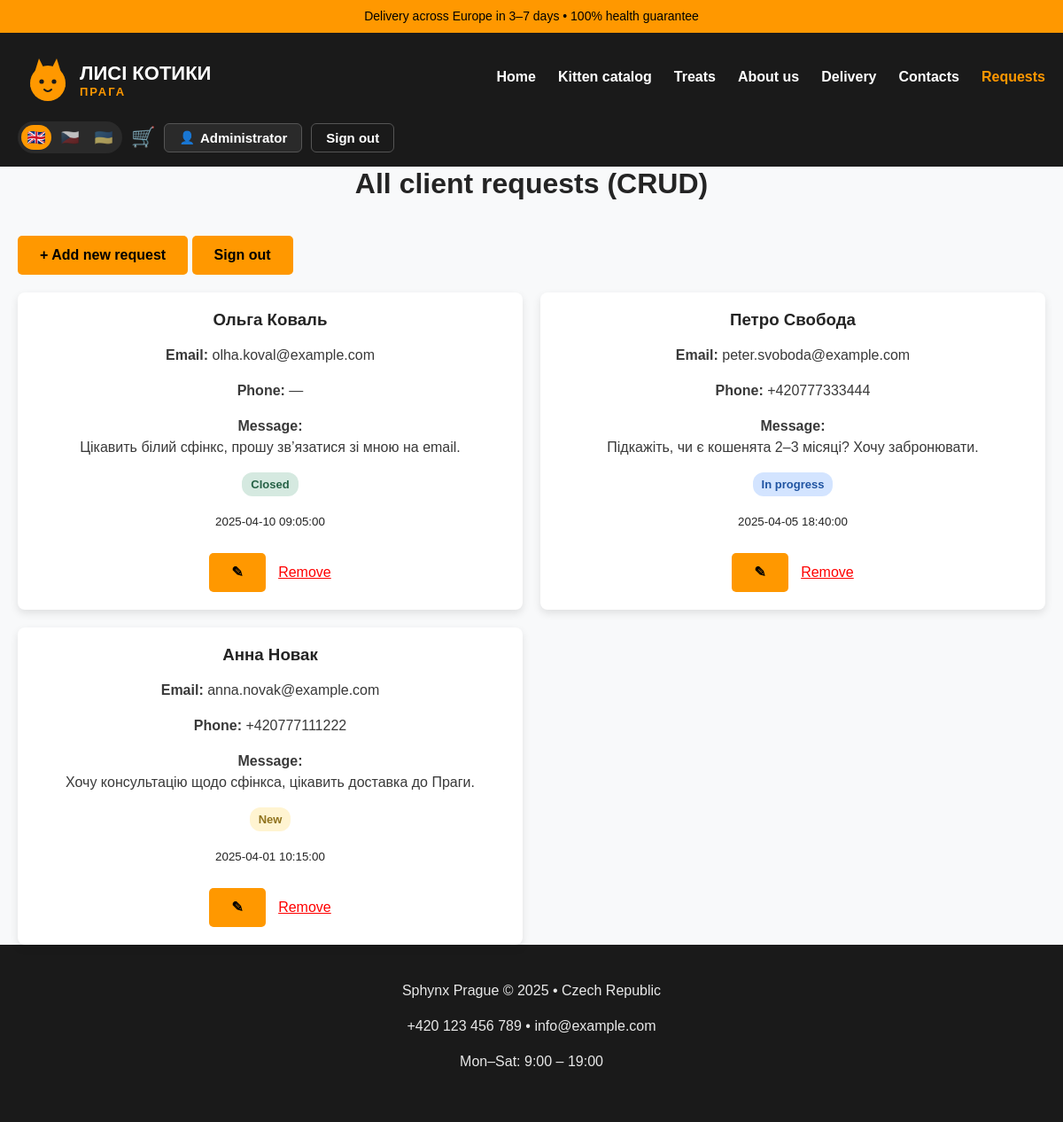
Screenshot of /requests.php (signed in) with the database file from the repository.
### tables this page shows
CREATE TABLE IF NOT EXISTS users (
    id INT UNSIGNED AUTO_INCREMENT PRIMARY KEY,
    email VARCHAR(190) NOT NULL UNIQUE,
    password_hash VARCHAR(255) NULL,
    name VARCHAR(100) NOT NULL,
    oauth_provider VARCHAR(20) NULL,
    oauth_id VARCHAR(100) NULL,
    role VARCHAR(20) NOT NULL DEFAULT 'user',
    created_at DATETIME NOT NULL DEFAULT CURRENT_TIMESTAMP
);

CREATE TABLE IF NOT EXISTS requests (
    id INT UNSIGNED AUTO_INCREMENT PRIMARY KEY,
    name VARCHAR(100) NOT NULL,
    email VARCHAR(150) NOT NULL,
    phone VARCHAR(20) NULL,
    age VARCHAR(20) NULL,
    color VARCHAR(50) NULL,
    message TEXT NOT NULL,
    consent TINYINT(1) NOT NULL DEFAULT 0,
    status VARCHAR(20) NOT NULL DEFAULT 'new',
    created_at DATETIME NOT NULL DEFAULT CURRENT_TIMESTAMP
);

### config/i18n.php (called while the page is built, shortened)
<?php
function current_locale(): string
{
    return $GLOBALS['__i18n_locale'] ?? DEFAULT_LOCALE;
}
function t(string $key, array $params = []): string
{
    $dict = $GLOBALS['__i18n_dict'] ?? [];
    $fallback = $GLOBALS['__i18n_fallback'] ?? [];
    $value = $dict[$key] ?? $fallback[$key] ?? $key;
    return $value;
}
function te(string $key, array $params = []): string
{
    return htmlspecialchars(t($key, $params), ENT_QUOTES, 'UTF-8');
}
function lang_switch_url(string $locale): string
{
    $params = $_GET;
    $params['lang'] = $locale;
    $path = strtok($_SERVER['REQUEST_URI'] ?? '/', '?');
    return $path . '?' . http_build_query($params);
}
function locale_label(string $locale): string
{
    return match ($locale) {
        'en' => 'EN',
        'cs' => 'CS',
        'uk' => 'UK',
        default => strtoupper($locale),
    };
}
function locale_flag(string $locale): string
{
    return match ($locale) {
        'en' => '🇬🇧',
        'cs' => '🇨🇿',
        'uk' => '🇺🇦',
        default => '🏳️',
    };
}

### config/auth.php (called while the page is built, shortened)
<?php
function current_user(): ?UserRecord
{
    if ($GLOBALS['__current_user'] !== false) {
        return $GLOBALS['__current_user'];
    }
    $user = null;
    $userId = $_SESSION['user_id'] ?? null;
    if ($userId !== null && isset($GLOBALS['pdo'])) {
        $repo = new UserRepository($GLOBALS['pdo']);
        $user = $repo->find((int) $userId);
    }
    return $user;
}
function is_admin(): bool
{
    $user = current_user();
    return $user !== null && $user->role === 'admin';
}
function require_admin(): void
{
    if (!is_admin()) {
        header('Location: login.php?next=' . urlencode($_SERVER['REQUEST_URI'] ?? 'admin_requests.php'));
        exit;
    }
}

### src/UserRepository.php (called while the page is built, shortened)
<?php
final class UserRepository
{
    public function find(int $id): ?UserRecord
    {
        $stmt = $this->pdo->prepare('SELECT * FROM users WHERE id = ?');
        $stmt->execute([$id]);
        $row = $stmt->fetch(PDO::FETCH_ASSOC);
        return $row !== false ? UserRecord::fromRow($row) : null;
    }
}

### src/RequestRepository.php (called while the page is built, shortened)
<?php
final class RequestRepository
{
    public function all(?string $status = null, int $limit = 20, int $offset = 0): array
    {
        $sql = 'SELECT * FROM requests';
        $params = [];
        $sql .= ' ORDER BY id DESC LIMIT ? OFFSET ?';
        $stmt = $this->pdo->prepare($sql);
        $position = 1;
        $stmt->bindValue($position++, $limit, PDO::PARAM_INT);
        $stmt->bindValue($position++, $offset, PDO::PARAM_INT);
        $stmt->execute();
        return array_map(
            static fn (array $row): RequestRecord => RequestRecord::fromRow($row),
            $stmt->fetchAll(PDO::FETCH_ASSOC)
        );
    }
}

### src/RequestRecord.php (called while the page is built, shortened)
<?php
final class RequestRecord
{
    public static function fromRow(array $row): self
    {
        return new self(
            id: (int) $row['id'],
            name: (string) $row['name'],
            email: (string) $row['email'],
            phone: $row['phone'] !== null ? (string) $row['phone'] : null,
            age: $row['age'] !== null ? (string) $row['age'] : null,
            color: $row['color'] !== null ? (string) $row['color'] : null,
            message: (string) $row['message'],
            consent: (bool) $row['consent'],
            status: (string) ($row['status'] ?? RequestStatus::NEW),
            createdAt: (string) $row['created_at'],
        );
    }
}

### config/labels.php (called while the page is built, shortened)
<?php
function request_status_label(string $status): string
{
    return t('status.' . $status);
}

### requests.php (the view, shortened to what this page needs)
<?php
require_once __DIR__ . '/config/bootstrap.php';
require_admin();
$repo = new RequestRepository($pdo);
$requests = $repo->all();
include __DIR__ . '/includes/header.php';
?>
<h2 class="section-title"><?= te('requests.crud.title') ?></h2>
<a href="create_request.php" class="button"><?= te('requests.add') ?></a>
<a href="logout.php" class="button"><?= te('nav.logout') ?></a>
<?php if (count($requests) > 0): ?>
    <div class="requests-grid">
        <?php foreach ($requests as $r): ?>
            <div class="card">
                <h3><?= htmlspecialchars($r->name) ?></h3>
                <p><strong><?= te('contacts.form.email') ?>:</strong> <?= htmlspecialchars($r->email) ?></p>
                <p><strong><?= te('contacts.form.phone') ?>:</strong> <?= htmlspecialchars($r->phone ?? '—') ?></p>
                <p><strong><?= te('contacts.form.message') ?>:</strong><br><?= nl2br(htmlspecialchars($r->message)) ?></p>
                <p><span class="status-badge status-<?= htmlspecialchars($r->status) ?>"><?= htmlspecialchars(request_status_label($r->status)) ?></span></p>
                <small><?= htmlspecialchars($r->createdAt) ?></small><br><br>
                <a href="edit_request.php?id=<?= $r->id ?>" class="button">✎</a>
                <form method="POST" action="delete_request.php" style="display:inline"
                      onsubmit="return confirm('?')">
                    <button type="submit" class="delete-link"><?= te('cart.remove') ?></button>
                </form>
            </div>
        <?php endforeach; ?>
    </div>
<?php else: ?>
    <p><?= te('requests.empty') ?></p>
<?php endif; ?>
<?php include __DIR__ . '/includes/footer.php'; ?>

### includes/header.php (shortened to what this page needs)
<?php
$__user = current_user();
$__cartCount = 0;
if ($__user !== null && isset($GLOBALS['pdo'])) {
    $__cartCount = (new CartRepository($GLOBALS['pdo']))->count($__user->id);
}
$__cssv = @filemtime(__DIR__ . '/../assets/css/style.css') ?: time();
?>
<!DOCTYPE html>
<html lang="<?= htmlspecialchars(current_locale()) ?>">
<head>
    <link rel="stylesheet" href="assets/css/style.css?v=<?= $__cssv ?>">
</head>
<body>
<div class="top-bar"><?= te('common.topbar') ?></div>
<header class="header">
    <div class="container">
        <a href="index.php" class="logo-link">
            <img src="assets/images/logo.svg" alt="<?= te('common.brand') ?>" class="logo">
        </a>
        <nav class="nav">
            <a href="index.php"><?= te('nav.home') ?></a>
            <a href="index.php#catalog"><?= te('nav.catalog') ?></a>
            <a href="treats.php"><?= te('nav.treats') ?></a>
            <a href="about.php"><?= te('nav.about') ?></a>
            <a href="delivery.php"><?= te('nav.delivery') ?></a>
            <a href="contacts.php"><?= te('nav.contacts') ?></a>
            <?php if (is_admin()): ?>
                <a href="admin_requests.php" class="nav-admin"><?= te('nav.requests') ?></a>
            <?php endif; ?>
        </nav>
        <div class="header-actions">
            <div class="lang-switch" role="group" aria-label="<?= te('lang.label') ?>">
                <?php foreach (SUPPORTED_LOCALES as $__loc): ?>
                    <a href="<?= htmlspecialchars(lang_switch_url($__loc)) ?>"
                       class="lang-link <?= $__loc === current_locale() ? 'active' : '' ?>"
                       title="<?= htmlspecialchars(locale_label($__loc)) ?>"
                       aria-label="<?= htmlspecialchars(locale_label($__loc)) ?>"><?= locale_flag($__loc) ?></a>
                <?php endforeach; ?>
            </div>
            <?php if ($__user !== null): ?>
                <a href="cart.php" class="cart-link" title="<?= te('nav.cart') ?>">🛒<?php if ($__cartCount > 0): ?><span class="cart-badge"><?= $__cartCount ?></span><?php endif; ?></a>
                <a href="account.php" class="btn-account"><span class="btn-account__icon">👤</span><?= htmlspecialchars($__user->name) ?></a>
                <a href="logout.php" class="btn-ghost"><?= te('nav.logout') ?></a>
            <?php else: ?>
                <a href="login.php" class="btn-ghost"><?= te('nav.login') ?></a>
                <a href="register.php" class="btn-solid"><?= te('nav.register') ?></a>
            <?php endif; ?>
        </div>
    </div>
</header>
<main class="container">

### assets/css/style.css (style rules this page uses)
* { box-sizing: border-box; }
body { margin: 0; font-family: Arial, sans-serif; line-height: 1.5; color: #242424; background: #f8f9fa; }
h1, h2, h3 { margin: 0 0 16px; line-height: 1.2; font-weight: bold; }
p { margin: 0 0 16px; opacity: 0.9; }
.container { max-width: 1200px; margin: 0 auto; padding: 0 20px; }
.section-title { text-align: center; margin-bottom: 40px; font-size: 32px; }
.top-bar { background: #ff9800; color: #000; text-align: center; padding: 8px; font-size: 14px; }
.header { background: #1a1a1a; color: white; padding: 15px 0; }
.header .container { display: flex; align-items: center; justify-content: space-between; flex-wrap: wrap; gap: 20px; }
.logo { height: 70px; }
.nav { display: flex; gap: 25px; }
.nav a { color: white; text-decoration: none; font-weight: bold; white-space: nowrap; }
.button { background: #ff9800; color: #000; padding: 10px 25px; text-decoration: none; font-weight: bold; border-radius: 5px; white-space: nowrap; display: inline-block; }
.card, .cat-card, .service-card, .benefit-card, .step { background: white; border-radius: 8px; padding: 20px; box-shadow: 0 4px 10px rgba(0,0,0,0.1); text-align: center; }
form { max-width: 520px; margin: 0 auto; }
.header .container { flex-direction: column; align-items: center; gap: 15px; text-align: center; }
.nav { flex-direction: column; gap: 8px; width: 100%; text-align: center; }
form { max-width: 100%; }
@media (min-width: 768px) { .header .container { flex-direction: row; justify-content: space-between; align-items: center; } }
@media (min-width: 768px) { .nav { flex-direction: row; gap: 25px; width: auto; } }
@media (min-width: 768px) { form { max-width: 520px; } }
.requests-grid { display: grid; grid-template-columns: repeat(auto-fit, minmax(380px, 1fr)); gap: 20px; margin-top: 20px; }
.delete-link { color: red; margin-left: 10px; background: none; border: none; padding: 0; font: inherit; cursor: pointer; text-decoration: underline; }
.status-badge { display: inline-block; padding: 4px 10px; border-radius: 12px; font-size: 13px; font-weight: bold; white-space: nowrap; }
.status-new { background: #fff3cd; color: #856404; }
.status-in_progress { background: #cfe2ff; color: #084298; }
.status-closed { background: #d1e7dd; color: #0f5132; }
.header-actions { display: flex; align-items: center; gap: 10px; flex-wrap: wrap; justify-content: center; }
.logo-link { display: inline-block; line-height: 0; }
.lang-switch { display: inline-flex; align-items: center; gap: 4px; background: #2a2a2a; border-radius: 999px; padding: 4px; }
.lang-link { display: inline-flex; align-items: center; justify-content: center; width: 34px; height: 28px; border-radius: 999px; font-size: 17px; line-height: 1; text-decoration: none; filter: grayscale(55%); opacity: 0.7; transition: filter .15s, opacity .15s, background .15s; }
.lang-link.active { background: #ff9800; filter: none; opacity: 1; }
.btn-ghost, .btn-solid, .btn-account { display: inline-flex; align-items: center; gap: 6px; padding: 8px 16px; border-radius: 6px; font-weight: bold; font-size: 15px; line-height: 1; text-decoration: none; white-space: nowrap; }
.btn-ghost { color: #fff; background: transparent; border: 1.5px solid #555; }
.btn-account { color: #fff; background: #2a2a2a; border: 1.5px solid #555; max-width: 170px; overflow: hidden; text-overflow: ellipsis; }
.btn-account__icon { font-size: 14px; }
.cart-link { position: relative; font-size: 22px; text-decoration: none; line-height: 1; }
.nav-admin { color: #ff9800 !important; }

### rows the page displays
users: name "Administrator"
requests: name "Ольга Коваль", email "olha.koval@example.com", phone "—", message "Цікавить білий сфінкс, прошу зв’язатися зі мною на email.", status "Closed", created_at "2025-04-10 09:05:00"
requests: name "Петро Свобода", email "peter.svoboda@example.com", phone "+420777333444", message "Підкажіть, чи є кошенята 2–3 місяці? Хочу забронювати.", status "In progress", created_at "2025-04-05 18:40:00"
requests: name "Анна Новак", email "anna.novak@example.com", phone "+420777111222", message "Хочу консультацію щодо сфінкса, цікавить доставка до Праги.", status "New", created_at "2025-04-01 10:15:00"

### other values shown
te('common.topbar') "Delivery across Europe in 3–7 days • 100% health guarantee"
te('nav.home') "Home"
te('nav.catalog') "Kitten catalog"
te('nav.treats') "Treats"
te('nav.about') "About us"
te('nav.delivery') "Delivery"
te('nav.contacts') "Contacts"
te('nav.requests') "Requests"
locale_flag($__loc) "🇬🇧"
locale_flag($__loc) "🇨🇿"
locale_flag($__loc) "🇺🇦"
te('nav.logout') "Sign out"
te('requests.crud.title') "All client requests (CRUD)"
te('requests.add') "+ Add new request"
te('common.footer.company') "Sphynx Prague © 2025 • Czech Republic"
